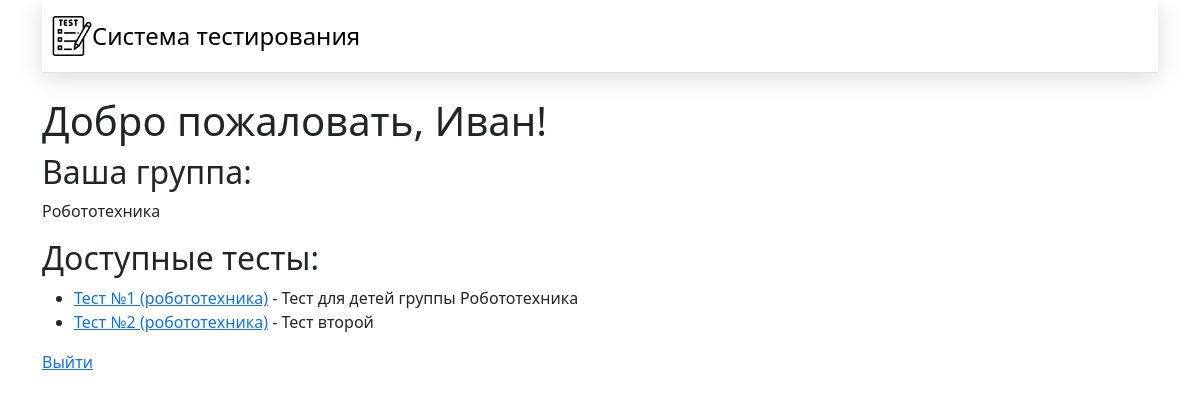
The app's page /profile (signed in) with its own data.
### app.py (models this page shows)
class User(db.Model):
    user_id = db.Column(db.Integer, primary_key=True)
    user_name = db.Column(db.String(20), nullable=False)
    login = db.Column(db.String(20), nullable=False, unique=True)
    password = db.Column(db.Text, nullable=False)
    group_id = db.Column(db.Integer, db.ForeignKey('group.group_id'))
    group = db.relationship('Group', back_populates='users')
    user_tests = db.relationship('UserTest', back_populates='user')

class Group(db.Model):
    group_id = db.Column(db.Integer, primary_key=True)
    group_name = db.Column(db.String(20), nullable=False)
    users = db.relationship('User', back_populates='group')
    tests = db.relationship('Test', back_populates='group')

class Test(db.Model):
    test_id = db.Column(db.Integer, primary_key=True)
    title = db.Column(db.String(100), nullable=False)
    description = db.Column(db.Text)
    group_id = db.Column(db.Integer, db.ForeignKey('group.group_id'))
    group = db.relationship('Group', back_populates='tests')
    questions = db.relationship('Question', back_populates='test')

### app.py (the view)
@app.route("/profile")
def profile():
    if 'user_id' not in session:
        return redirect(url_for('index'))
    user = User.query.get(session['user_id'])
    if user.login != 'admin':
        user_group = user.group
        available_tests = Test.query.filter_by(group_id=user.group_id).all()
    else:
        user_group = None
        available_tests = []
    return render_template('profile.html', user=user, user_group=user_group, available_tests=available_tests)

### app.py (called while the page is built)
@app.before_request
def create_admin():
    if User.query.filter_by(login='admin').first() is None:
        admin = User(user_name='Администратор', login='admin', password=generate_password_hash('admin'))
        db.session.add(admin)
        db.session.commit()

### templates/profile.html (shortened to what this page needs)
{% extends 'base.html' %}
{% block content %}
<h1>Добро пожаловать, {{ user.user_name }}!</h1>
{% if user.login != 'admin' %}
    <h2>Ваша группа:</h2>
    <p>{{ user_group.group_name }}</p>
    <h2>Доступные тесты:</h2>
    <ul>
        {% for test in available_tests %}
            <li>
                <a href="{{ url_for('test', test_id=test.test_id) }}">{{ test.title }}</a> - {{ test.description }}
            </li>
        {% else %}
            <li>У вас нет доступных тестов.</li>
        {% endfor %}
    </ul>
{% else %}
    <p>Вы вошли как администратор.</p>
{% endif %}
<a href="{{ url_for('logout') }}">Выйти</a>
{% endblock %}

### records on screen
User: user_name "Иван"
Group: group_name "Робототехника"
Test: title "Тест №1 (робототехника)", description "Тест для детей группы Робототехника"
Test: title "Тест №2 (робототехника)", description "Тест второй"
